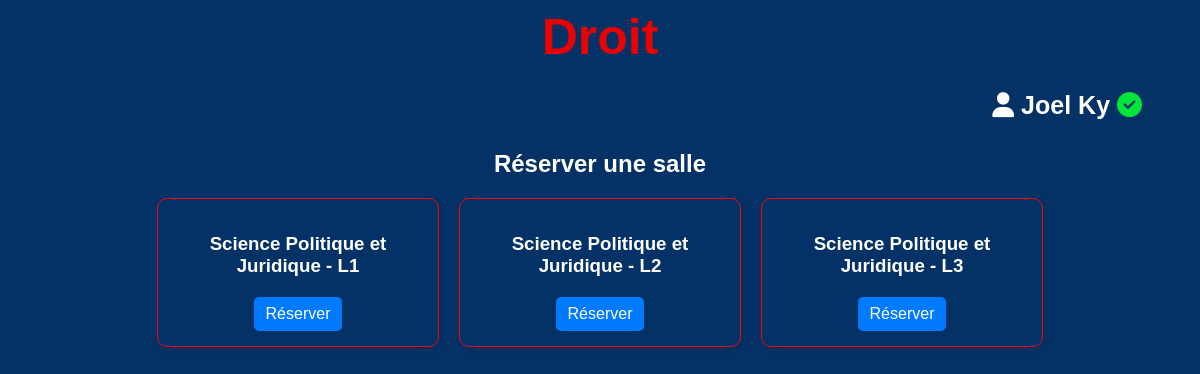
Screenshot of /dashboard/ (signed in) with the database file from the repository.
### salle/models.py (models this page shows, shortened)
class Coordonateur(models.Model):
    nom = models.CharField(max_length=100)
    prenom = models.CharField(max_length=100)
    email = models.EmailField(unique=True)
    ufr = models.ForeignKey(UFR, on_delete=models.CASCADE)
    password = models.CharField(max_length=128)

class UFR(models.Model):
    nom = models.CharField(max_length=100, unique=True)
    def __str__(self):
        return self.nom

class Filiere(models.Model):
    nom = models.CharField(max_length=50)
    ufr = models.CharField(max_length=100)  # ex: High-Tech

class Classe(models.Model):
    nom = models.CharField(max_length=10)  # ex: L1, L2, L3
    filiere = models.ForeignKey(Filiere, on_delete=models.CASCADE)

### salle/views.py (the view)
# urls.py: path('dashboard/', views.dashboard,name='dashboard'),
def dashboard(request):
    coord_id = request.session.get('coordonateur_id')
    if coord_id:
        coordonateur = Coordonateur.objects.get(id=coord_id)
        filieres = Filiere.objects.filter(ufr=coordonateur.ufr).prefetch_related('classe_set')
        filieres_et_classes = []
        for filiere in filieres:
            classes = filiere.classe_set.all()
            filieres_et_classes.append({
                'filiere': filiere,
                'classes': classes
            })
        return render(request, 'dashboard.html', {
            'coordonateur': coordonateur,
            'filieres_et_classes': filieres_et_classes
        })
    else:
        return redirect('login')

### salle/templates/dashboard.html (shortened to what this page needs)
{% load static %}
<!DOCTYPE html>
<html lang="en">
<head>
    <link rel="stylesheet" href="{% static 'dashboard.css' %}">
    <link rel="stylesheet" href="https://cdnjs.cloudflare.com/ajax/libs/font-awesome/6.5.0/css/all.min.css">
</head>
<body>
    <div class="ufr">{{ coordonateur.ufr }}</div>
    <div class="bienvenue">
        <p>
            <i class="fa-solid fa-user "></i>
             {{ coordonateur.prenom }} {{ coordonateur.nom }}
            <i class=" fa-solid fa-circle-check" style="color: #01e43a;"></i>
          </p>
    </div>
    <h2 style="text-align:center; margin-top: 30px;">Réserver une salle</h2>
    <div class="table-container">
        {% for item in filieres_et_classes %}
            {% for classe in item.classes %}
                <div class="card">
                    <h3>{{ item.filiere.nom }} - {{ classe.nom }}</h3>
                    <a class="btn" href="{% url 'reserver_salle' item.filiere.id classe.id %}">
                        Réserver
                    </a>
                </div>
            {% endfor %}
        {% endfor %}
    </div>
</body>
</html>

### salle/static/dashboard.css (style rules this page uses)
body { background-color: #043266; font-family: Arial, sans-serif; }
.ufr { text-align: center; font-weight: bold; font-size: 50px; margin-bottom: 20px; color: rgb(231, 3, 3); }
.bienvenue { text-align: right; font-weight: bold; margin-right: 50px; font-size: 25px; color: white; }
.table-container { display: flex; justify-content: center; flex-wrap: wrap; gap: 20px; color: white; }
.card { border: 1px solid #fa0404; padding: 15px; border-radius: 10px; width: 250px; box-shadow: 2px 2px 5px rgba(0,0,0,0.1); text-align: center; }
.card h3 { margin-bottom: 10px; }
.btn { display: inline-block; padding: 8px 12px; background-color: #007BFF; color: white; border-radius: 5px; text-decoration: none; margin-top: 10px; }
h2 { color: white; }

### rows the page displays
Coordonateur: ufr "Droit", prenom "Joel", nom "Ky"
Filiere: filiere.nom "Science Politique et Juridique"
Classe: nom "L1"
Classe: nom "L2"
Classe: nom "L3"
